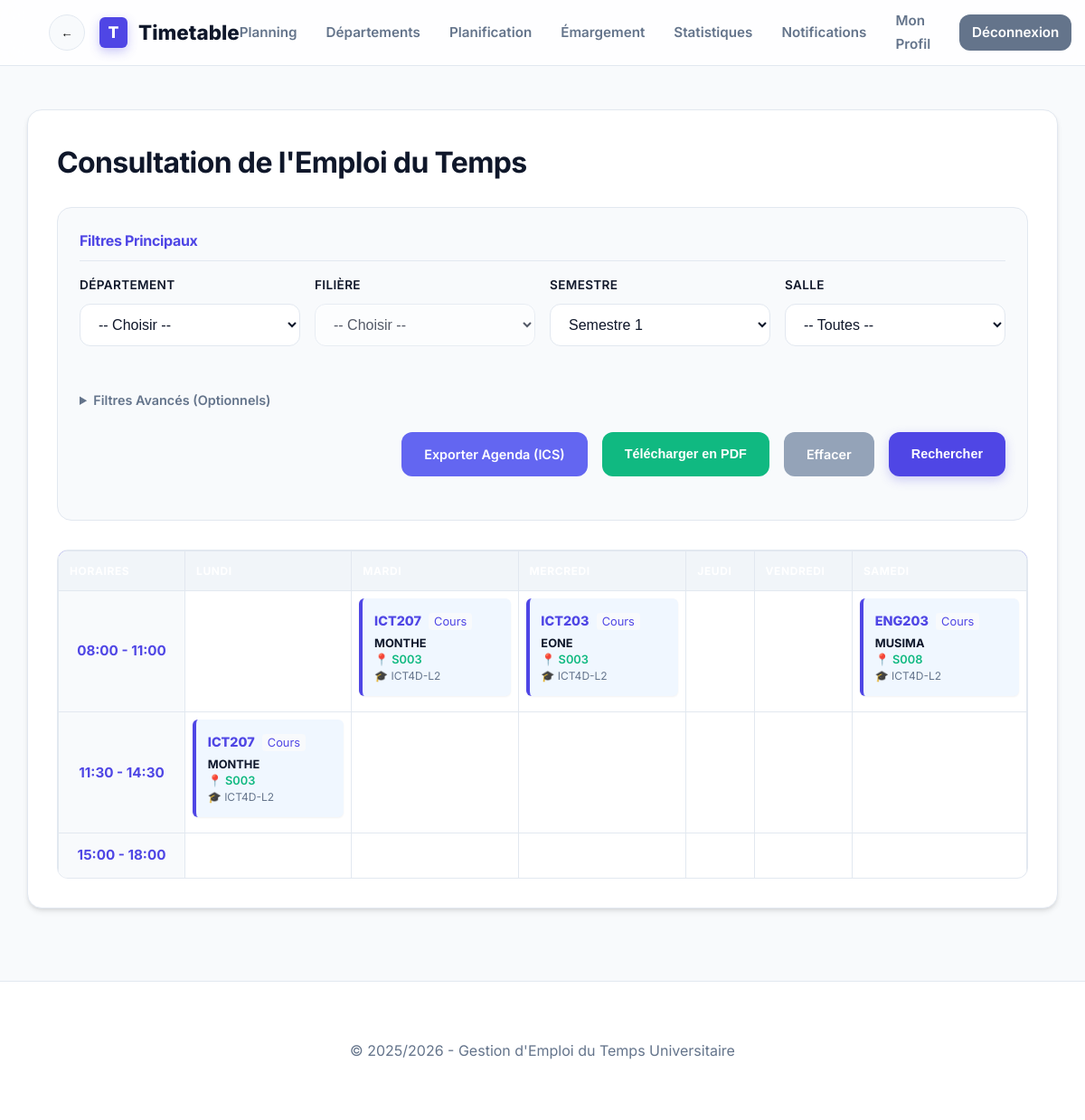
Page /timetable_app/modules/views/view.php (signed in) on the committed database.
### tables this page shows
CREATE TABLE `timetable` (
  `id` int(11) NOT NULL AUTO_INCREMENT,
  `class_id` int(11) DEFAULT NULL,
  `course_id` int(11) DEFAULT NULL,
  `teacher_id` int(11) DEFAULT NULL,
  `room_id` int(11) DEFAULT NULL,
  `slot_id` int(11) DEFAULT NULL,
  `semester_id` int(11) DEFAULT NULL,
  `week_number` int(11) DEFAULT NULL,
  `date_passage` date DEFAULT NULL,
  `group_name` varchar(10) DEFAULT NULL,
  `type` varchar(20) DEFAULT 'CM',
  PRIMARY KEY (`id`),
  KEY `class_id` (`class_id`),
  KEY `course_id` (`course_id`),
  KEY `teacher_id` (`teacher_id`),
  KEY `room_id` (`room_id`),
  KEY `slot_id` (`slot_id`),
  KEY `semester_id` (`semester_id`),
  CONSTRAINT `timetable_ibfk_1` FOREIGN KEY (`class_id`) REFERENCES `classes` (`id`),
  CONSTRAINT `timetable_ibfk_2` FOREIGN KEY (`course_id`) REFERENCES `courses` (`id`),
  CONSTRAINT `timetable_ibfk_3` FOREIGN KEY (`teacher_id`) REFERENCES `teachers` (`id`),
  CONSTRAINT `timetable_ibfk_4` FOREIGN KEY (`room_id`) REFERENCES `rooms` (`id`),
  CONSTRAINT `timetable_ibfk_5` FOREIGN KEY (`slot_id`) REFERENCES `slots` (`id`),
  CONSTRAINT `timetable_ibfk_6` FOREIGN KEY (`semester_id`) REFERENCES `semesters` (`id`)
);

CREATE TABLE `courses` (
  `id` int(11) NOT NULL AUTO_INCREMENT,
  `code` varchar(20) NOT NULL,
  `title` varchar(200) NOT NULL,
  `program_id` int(11) DEFAULT NULL,
  PRIMARY KEY (`id`),
  KEY `program_id` (`program_id`),
  CONSTRAINT `courses_ibfk_1` FOREIGN KEY (`program_id`) REFERENCES `programs` (`id`)
);

CREATE TABLE `teachers` (
  `id` int(11) NOT NULL AUTO_INCREMENT,
  `user_id` int(11) DEFAULT NULL,
  `name` varchar(100) NOT NULL,
  `email` varchar(100) DEFAULT NULL,
  `department_id` int(11) DEFAULT NULL,
  `program_id` int(11) DEFAULT NULL,
  `room_id` int(11) DEFAULT NULL,
  PRIMARY KEY (`id`),
  KEY `user_id` (`user_id`),
  KEY `department_id` (`department_id`),
  KEY `fk_teacher_program` (`program_id`),
  KEY `fk_teacher_room` (`room_id`),
  CONSTRAINT `fk_teacher_program` FOREIGN KEY (`program_id`) REFERENCES `programs` (`id`),
  CONSTRAINT `fk_teacher_room` FOREIGN KEY (`room_id`) REFERENCES `rooms` (`id`),
  CONSTRAINT `teachers_ibfk_1` FOREIGN KEY (`user_id`) REFERENCES `users` (`id`),
  CONSTRAINT `teachers_ibfk_2` FOREIGN KEY (`department_id`) REFERENCES `departments` (`id`)
);

CREATE TABLE `rooms` (
  `id` int(11) NOT NULL AUTO_INCREMENT,
  `name` varchar(50) NOT NULL,
  `capacity` int(11) NOT NULL,
  `is_predefined` tinyint(1) DEFAULT 1,
  PRIMARY KEY (`id`)
);

CREATE TABLE `classes` (
  `id` int(11) NOT NULL AUTO_INCREMENT,
  `program_id` int(11) DEFAULT NULL,
  `name` varchar(50) NOT NULL,
  `size` int(11) DEFAULT NULL,
  `semester_id` int(11) DEFAULT NULL,
  PRIMARY KEY (`id`),
  KEY `program_id` (`program_id`),
  KEY `semester_id` (`semester_id`),
  CONSTRAINT `classes_ibfk_1` FOREIGN KEY (`program_id`) REFERENCES `programs` (`id`),
  CONSTRAINT `classes_ibfk_2` FOREIGN KEY (`semester_id`) REFERENCES `semesters` (`id`)
);

### timetable_app/modules/views/view.php (the view, shortened to what this page needs)
<?php
require_once '../../includes/config.php';
$role = $_SESSION['role'] ?? 'guest';
$selected_dept = $_GET['department_id'] ?? null;
$selected_semester = $_GET['semester_id'] ?? 1;
$selected_class = $_GET['class_id'] ?? null;
$selected_teacher = $_GET['teacher_id'] ?? null;
$semesters = $pdo->query("SELECT id, name FROM semesters ORDER BY name")->fetchAll();
$sql = "SELECT t.*, c.name as class_name, co.code as course_code, co.title as course_title,
               te.name as teacher_name, r.name as room_name, s.day, s.start_time, s.end_time,
               p.name as program_name, d.name as dept_name
        FROM timetable t
        JOIN classes c ON t.class_id = c.id
        JOIN programs p ON c.program_id = p.id
        JOIN departments d ON p.department_id = d.id
        JOIN courses co ON t.course_id = co.id
        JOIN teachers te ON t.teacher_id = te.id
        JOIN rooms r ON t.room_id = r.id
        JOIN slots s ON t.slot_id = s.id
        WHERE t.semester_id = ?";
$params = [$selected_semester];
$sql .= " ORDER BY s.id, t.week_number";
$stmt = $pdo->prepare($sql);
$stmt->execute($params);
$timetable_entries = $stmt->fetchAll();
$schedule = [];
foreach ($timetable_entries as $entry) {
    $day = $entry['day'];
    $time_slot = $entry['start_time'] . ' - ' . $entry['end_time'];
    $schedule[$time_slot][$day][] = $entry;
}
$days = ['Lundi', 'Mardi', 'Mercredi', 'Jeudi', 'Vendredi', 'Samedi'];
$time_slots = $pdo->query("SELECT DISTINCT start_time, end_time FROM slots ORDER BY start_time")->fetchAll();
require_once '../../includes/header.php';
?>
<div class="card">
    <h1 style="margin-bottom: 1.5rem;">Consultation de l'Emploi du Temps</h1>
    <?php if ($role !== 'student'): ?>
    <form method="GET" class="card" style="background: var(--bg); border: 1px solid var(--border); box-shadow: none; padding: 1.5rem;">
        <h3 style="margin-top: 0; font-size: 1rem; color: var(--primary); border-bottom: 1px solid var(--border); padding-bottom: 0.5rem; margin-bottom: 1rem;">Filtres Principaux</h3>
        <div style="display: grid; grid-template-columns: repeat(auto-fit, minmax(220px, 1fr)); gap: 1rem;">
            <div class="form-group">
                <label>Département</label>
                <select name="department_id" onchange="this.form.submit()">
                    <option value="">-- Choisir --</option>
                </select>
            </div>
            <div class="form-group">
                <label>Filière</label>
                <select name="program_id" onchange="this.form.submit()" <?php echo !$selected_dept ? 'disabled' : ''; ?>>
                    <option value="">-- Choisir --</option>
                </select>
            </div>
            <div class="form-group">
                <label>Semestre</label>
                <select name="semester_id" onchange="this.form.submit()">
                    <?php foreach ($semesters as $s): ?>
                        <option value="<?php echo $s['id']; ?>" <?php echo $selected_semester == $s['id'] ? 'selected' : ''; ?>><?php echo htmlspecialchars($s['name']); ?></option>
                    <?php endforeach; ?>
                </select>
            </div>
            <div class="form-group">
                <label>Salle</label>
                <select name="room_id" onchange="this.form.submit()">
                    <option value="">-- Toutes --</option>
                </select>
            </div>
        </div>
        <details style="margin-top: 1.5rem;" <?php echo ($selected_class || $selected_teacher) ? 'open' : ''; ?>>
            <summary style="cursor: pointer; color: var(--secondary); font-size: 0.9rem; font-weight: 600;">Filtres Avancés (Optionnels)</summary>
        </details>
    <div style="margin-top: 1.5rem; display: flex; gap: 1rem; justify-content: flex-end;">
            <a href="export_ics.php" class="btn btn-secondary" style="background: #6366f1;">Exporter Agenda (ICS)</a>
            <button onclick="downloadPDF()" class="btn btn-secondary" style="background: #10b981;">Télécharger en PDF</button>
            <?php if ($role !== 'student'): ?>
                <a href="view.php" class="btn btn-secondary" style="background: #94a3b8;">Effacer</a>
                <button type="submit" class="btn btn-primary">Rechercher</button>
            <?php endif; ?>
        </div>
    </form>
    <?php endif; ?>
    <div class="table-responsive" style="margin-top: 2rem;">
        <?php if (empty($timetable_entries)): ?>
            <div style="text-align: center; padding: 4rem; background: #fff; border: 2px dashed var(--border); border-radius: var(--radius);">
                <span style="font-size: 3rem; display: block; margin-bottom: 1rem;">📅</span>
                <p style="color: var(--text-muted); font-size: 1.1rem; margin: 0;">Aucun cours trouvé pour cette sélection.</p>
            </div>
        <?php else: ?>
            <table class="timetable-grid">
                <thead>
                    <tr style="background: var(--primary); color: white;">
                        <th style="width: 140px; color: white;">Horaires</th>
                        <?php foreach ($days as $day): ?>
                            <th style="color: white;"><?php echo $day; ?></th>
                        <?php endforeach; ?>
                    </tr>
                </thead>
                <tbody>
                    <?php foreach ($time_slots as $slot): ?>
                        <?php $slot_label = $slot['start_time'] . ' - ' . $slot['end_time']; ?>
                        <tr>
                            <td style="background: var(--bg); font-weight: 700; color: var(--primary); text-align: center; vertical-align: middle;">
                                <?php echo $slot_label; ?>
                            </td>
                            <?php foreach ($days as $day): ?>
                                <td style="padding: 0.5rem; min-height: 120px;">
                                    <?php if (isset($schedule[$slot_label][$day])): ?>
                                        <?php foreach ($schedule[$slot_label][$day] as $course): ?>
                                            <div style="background: #f0f7ff; border-left: 4px solid var(--primary); padding: 0.8rem; border-radius: 6px; margin-bottom: 0.6rem; box-shadow: var(--shadow-sm);">
                                                <div style="font-weight: 800; color: var(--primary); margin-bottom: 0.3rem; font-size: 0.9rem;">
                                                    <?php echo htmlspecialchars($course['course_code']); ?>
                                                    <span style="font-weight: 400; font-size: 0.8rem; background: var(--bg); padding: 2px 6px; border-radius: 4px; margin-left: 5px;">
                                                        <?php echo htmlspecialchars($course['type'] ?? 'Cours'); ?>
                                                    </span>
                                                </div>
                                                <div style="font-size: 0.8rem; color: var(--text); line-height: 1.4;">
                                                    <strong><?php echo htmlspecialchars($course['teacher_name']); ?></strong><br>
                                                    <span style="color: var(--success); font-weight: 600;">📍 <?php echo htmlspecialchars($course['room_name']); ?></span><br>
                                                    <span style="color: var(--secondary); font-size: 0.75rem;">🎓 <?php echo htmlspecialchars($course['class_name']); ?></span>
                                                </div>
                                            </div>
                                        <?php endforeach; ?>
                                    <?php endif; ?>
                                </td>
                            <?php endforeach; ?>
                        </tr>
                    <?php endforeach; ?>
                </tbody>
            </table>
        <?php endif; ?>
    </div>
</div>
<?php require_once '../../includes/footer.php'; ?>

### timetable_app/assets/css/style.css (style rules this page uses)
:root { --primary: #4f46e5; --primary-hover: #4338ca; --primary-light: #eef2ff; --secondary: #64748b; --secondary-hover: #475569; --success: #10b981; --success-hover: #059669; --danger: #ef4444; --danger-hover: #dc2626; --warning: #f59e0b; --bg: #f8fafc; --surface: #ffffff; --text: #0f172a; --text-muted: #64748b; --border: #e2e8f0; --input-bg: #ffffff; --shadow-sm: 0 1px 2px 0 rgb(0 0 0 / 0.05); --shadow: 0 4px 6px -1px rgb(0 0 0 / 0.1), 0 2px 4px -2px rgb(0 0 0 / 0.1); --shadow-md: 0 10px 15px -3px rgb(0 0 0 / 0.1), 0 4px 6px -4px rgb(0 0 0 / 0.1); --shadow-lg: 0 20px 25px -5px rgb(0 0 0 / 0.1), 0 8px 10px -6px rgb(0 0 0 / 0.1); --radius-sm: 0.375rem; --radius: 0.75rem; --radius-lg: 1rem; --transition: all 0.3s cubic-bezier(0.4, 0, 0.2, 1); }
* { box-sizing: border-box; margin: 0; padding: 0; }
body { font-family: 'Inter', -apple-system, BlinkMacSystemFont, "Segoe UI", Roboto, sans-serif; background-color: var(--bg); color: var(--text); line-height: 1.6; -webkit-font-smoothing: antialiased; }
.card { background: var(--surface); padding: 2rem; border-radius: var(--radius-lg); border: 1px solid var(--border); box-shadow: var(--shadow); margin-bottom: 2rem; transition: var(--transition); animation: fadeIn 0.8s cubic-bezier(0.16, 1, 0.3, 1); }
.card h1, .card h2, .card h3 { margin-bottom: 1.5rem; color: var(--text); font-weight: 700; letter-spacing: -0.02em; }
.btn { display: inline-flex; align-items: center; justify-content: center; padding: 0.75rem 1.5rem; border-radius: var(--radius); font-weight: 600; font-size: 0.9rem; cursor: pointer; transition: var(--transition); text-decoration: none; border: 1px solid transparent; gap: 0.5rem; }
.btn-primary { background: var(--primary); color: white; box-shadow: 0 4px 12px rgba(79, 70, 229, 0.25); }
.btn-secondary { background: var(--secondary); color: white; }
form div { margin-bottom: 1.5rem; }
label { display: block; margin-bottom: 0.6rem; font-weight: 600; font-size: 0.85rem; color: var(--text); text-transform: uppercase; letter-spacing: 0.025em; }
input[type="text"], input[type="password"], input[type="number"], input[type="date"], input[type="email"], select, textarea { width: 100%; padding: 0.8rem 1rem; border: 1px solid var(--border); border-radius: var(--radius); background-color: var(--input-bg); color: var(--text); font-size: 1rem; transition: var(--transition); }
.table-responsive { overflow-x: auto; border-radius: var(--radius); border: 1px solid var(--border); }
table { width: 100%; border-collapse: collapse; }
th { background-color: #f1f5f9; color: var(--text-muted); font-weight: 700; font-size: 0.75rem; text-transform: uppercase; letter-spacing: 0.05em; padding: 1rem 1.25rem; text-align: left; }
td { padding: 1.25rem; font-size: 0.95rem; border-bottom: 1px solid var(--border); transition: var(--transition); }
tr:last-child td { border-bottom: none; }

### timetable_app/modules/views/view.php (style rules this page uses)
.timetable-grid { width: 100%; border-collapse: collapse; }
.timetable-grid th, .timetable-grid td { border: 1px solid var(--border); padding: 0.75rem; vertical-align: top; }

### rows in the picture
timetable: course.code "ICT207", type "Cours", teacher.name "MONTHE", room.name "S003", class.name "ICT4D-L2"
timetable: course.code "ICT203", type "Cours", teacher.name "EONE", room.name "S003", class.name "ICT4D-L2"
timetable: course.code "ENG203", type "Cours", teacher.name "MUSIMA", room.name "S008", class.name "ICT4D-L2"
timetable: course.code "ICT207", type "Cours", teacher.name "MONTHE", room.name "S003", class.name "ICT4D-L2"

### other values in the picture
$slot_label "08:00 - 11:00"
$slot_label "11:30 - 14:30"
$slot_label "15:00 - 18:00"
form field semester_id "Semestre 1"
